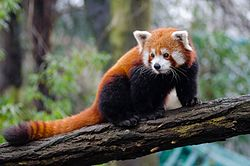
#> input picture examen_final/examen_final/python/data/redPanda.jpg, 250 x 166 px
$ jupyter execute examen_final_python.ipynb   (shell and % lines are left out)
#> lines starting #> are read from the running program, lines starting #| are printed output that depends on the picture
[cell 1]
import cv2
import numpy as np
import imageio
from matplotlib import pyplot as plt

[cell 2]
img = cv2.imread('./data/redPanda.jpg')
#> img is the input picture: shape (166, 250, 3); mean B, G, R 84.4, 94.8, 94.5
img = cv2.cvtColor(img, cv2.COLOR_RGBA2BGR)

[cell 3]
img

[cell 4]
b, g, r = cv2.split(img)
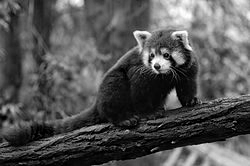
#> r: shape (166, 250); min 0, max 255, mean 84.4
red_channel_img = cv2.merge([np.zeros_like(b), np.zeros_like(g), r])
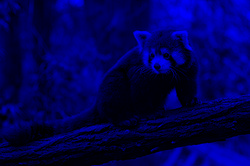
#> red_channel_img: shape (166, 250, 3); mean R, G, B 0, 0, 84.4
red_channel_img = cv2.cvtColor(red_channel_img, cv2.COLOR_BGR2RGB)
red_channel_img = cv2.cvtColor(red_channel_img, cv2.COLOR_BGR2GRAY)
#> red_channel_img: shape (166, 250)

blue_channel_img = cv2.merge([b, np.zeros_like(g), np.zeros_like(r)])
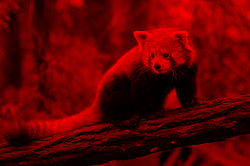
#> blue_channel_img: shape (166, 250, 3); mean R, G, B 94.5, 0, 0
blue_channel_img = cv2.cvtColor(blue_channel_img, cv2.COLOR_BGR2RGB)
blue_channel_img = cv2.cvtColor(blue_channel_img, cv2.COLOR_BGR2GRAY)
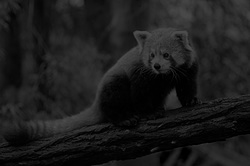
#> blue_channel_img: shape (166, 250); min 0, max 76, mean 28.2

green_channel_img = cv2.merge([np.zeros_like(b), g, np.zeros_like(r)])
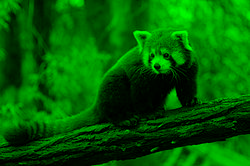
#> green_channel_img: shape (166, 250, 3); mean R, G, B 0, 94.8, 0
green_channel_img = cv2.cvtColor(green_channel_img, cv2.COLOR_BGR2RGB)
green_channel_img = cv2.cvtColor(green_channel_img, cv2.COLOR_BGR2GRAY)
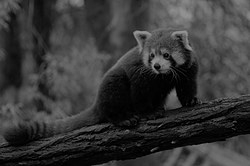
#> green_channel_img: shape (166, 250); min 0, max 150, mean 55.7

[cell 5]
red_channel_img, green_channel_img, blue_channel_img

[cell 6]
gray_img = cv2.cvtColor(img, cv2.COLOR_BGR2GRAY)
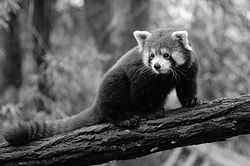
#> gray_img: shape (166, 250); min 0, max 254, mean 91.7
gray_img

[cell 7]
kernel = np.ones((5,5),np.uint8)
erosion = cv2.erode(gray_img,kernel,iterations = 1)
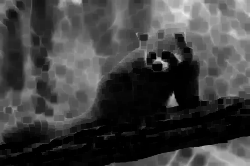
#> erosion: shape (166, 250); min 0, max 236, mean 64.5
dilation = cv2.dilate(gray_img,kernel,iterations = 1)
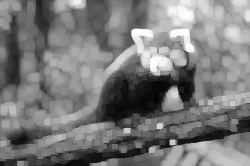
#> dilation: shape (166, 250); min 5, max 254, mean 122.2
opening = cv2.morphologyEx(gray_img, cv2.MORPH_OPEN, kernel, iterations=1)
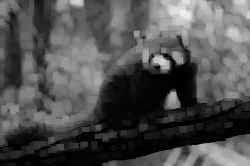
#> opening: shape (166, 250); min 0, max 236, mean 80.5

opening
